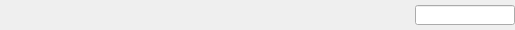
<?xml version="1.0" encoding="UTF-8"?>
<ui version="4.0">
 <class>stringForm</class>
 <widget class="QWidget" name="stringForm">
  <property name="geometry">
   <rect>
    <x>0</x>
    <y>0</y>
    <width>515</width>
    <height>30</height>
   </rect>
  </property>
  <property name="minimumSize">
   <size>
    <width>200</width>
    <height>30</height>
   </size>
  </property>
  <property name="maximumSize">
   <size>
    <width>16777215</width>
    <height>50</height>
   </size>
  </property>
  <property name="contextMenuPolicy">
   <enum>Qt::DefaultContextMenu</enum>
  </property>
  <property name="windowTitle">
   <string>Form</string>
  </property>
  <layout class="QHBoxLayout" name="horizontalLayout_2">
   <property name="spacing">
    <number>0</number>
   </property>
   <property name="margin">
    <number>0</number>
   </property>
   <item>
    <layout class="QHBoxLayout" name="horizontalLayout">
     <item>
      <widget class="QLabel" name="label">
       <property name="minimumSize">
        <size>
         <width>210</width>
         <height>20</height>
        </size>
       </property>
       <property name="maximumSize">
        <size>
         <width>330</width>
         <height>20</height>
        </size>
       </property>
       <property name="text">
        <string/>
       </property>
      </widget>
     </item>
     <item>
      <spacer name="horizontalSpacer">
       <property name="orientation">
        <enum>Qt::Horizontal</enum>
       </property>
       <property name="sizeHint" stdset="0">
        <size>
         <width>40</width>
         <height>20</height>
        </size>
       </property>
      </spacer>
     </item>
     <item>
      <widget class="QLineEdit" name="lineEdit">
       <property name="minimumSize">
        <size>
         <width>100</width>
         <height>20</height>
        </size>
       </property>
       <property name="maximumSize">
        <size>
         <width>100</width>
         <height>20</height>
        </size>
       </property>
      </widget>
     </item>
    </layout>
   </item>
  </layout>
 </widget>
 <resources/>
 <connections/>
</ui>
